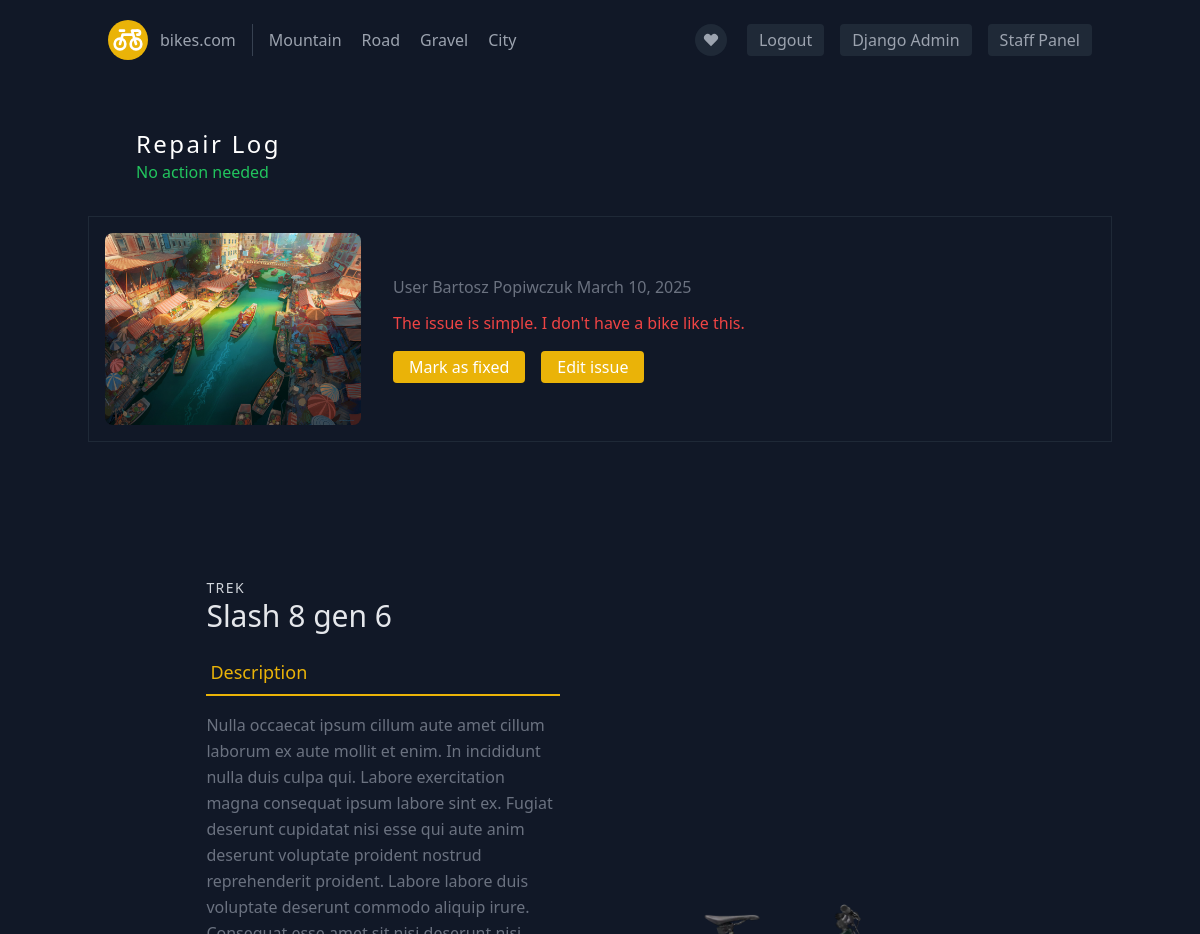
The page /staff/details/6 (signed in, upper part) on the database as committed earlier.
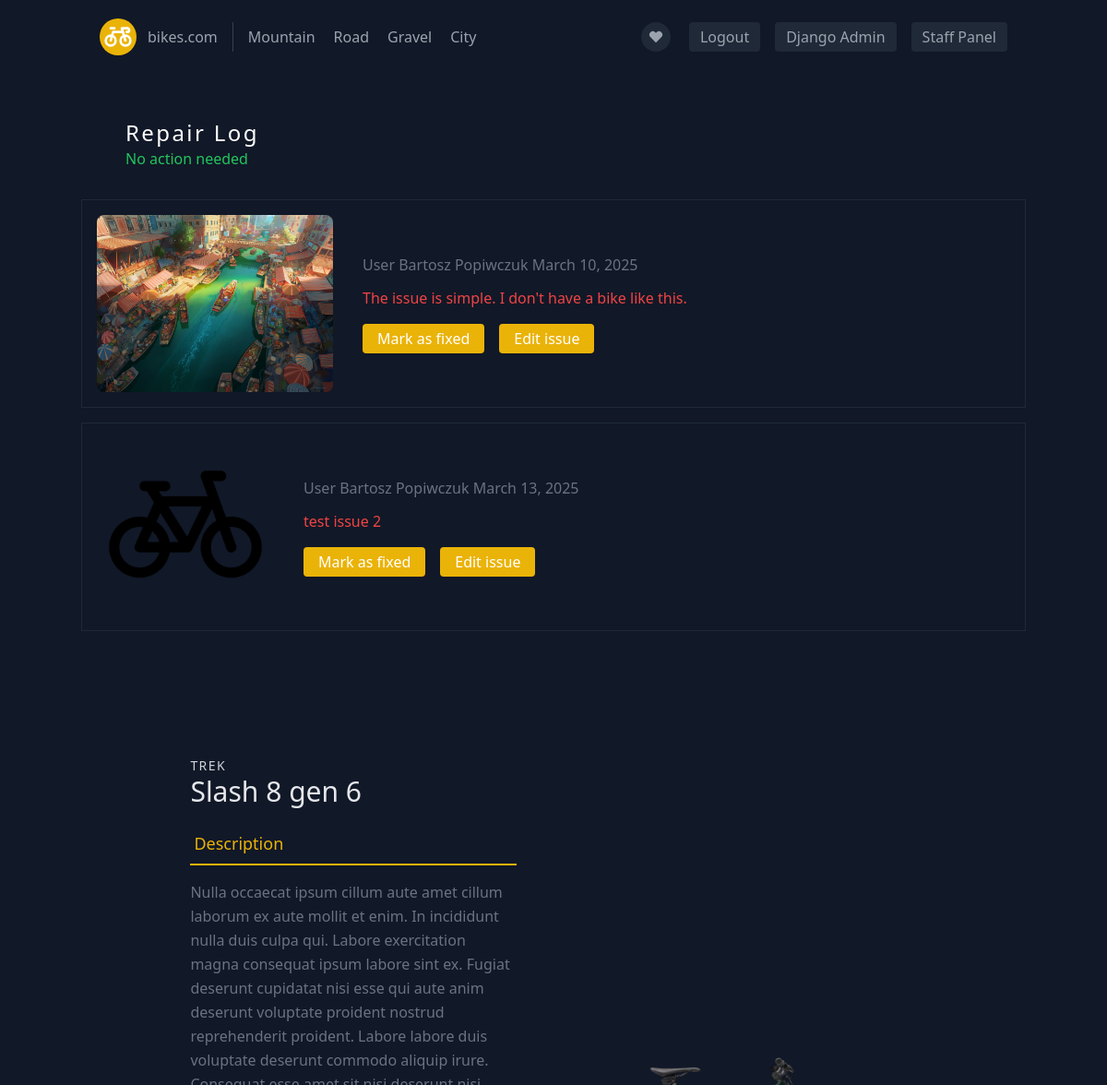
The same page on the database as committed later.
### staff_panel/models.py (models this page shows, shortened)
class Issue(models.Model):
    id = models.AutoField(primary_key=True, editable=False, unique=True)
    bicycle = models.ForeignKey(
        "bike_portfolio.Bicycle", on_delete=models.CASCADE, related_name="repair_logs"
    )
    issue_description = models.TextField(max_length=1000, blank=False, null=False)
    issue_image = models.ImageField(
        default="default.png", upload_to=custom_upload_to, blank=True, null=True
    )
    is_fixed = models.BooleanField(default=False)
    date_reported = models.DateField(auto_now_add=True)
    reported_by = models.ForeignKey(
        get_user_model(),
        on_delete=models.SET_NULL,
        null=True,
        blank=True,
        related_name="reported_issues",
    )
    date_fixed = models.DateField(null=True, blank=True)
    fixed_by = models.ForeignKey(
        get_user_model(),
        on_delete=models.SET_NULL,
        null=True,
        blank=True,
        related_name="fixed_issues",
    )

### users/models.py (models this page shows, shortened)
class CustomUser(AbstractUser):
    id = models.AutoField(primary_key=True, editable=False, unique=True)
    email = models.EmailField(
        max_length=100,
        unique=True,
    )
    phone_number = models.CharField(max_length=13, blank=True, null=True)
    adress_country = models.CharField(max_length=20, blank=True, null=True)
    adress_city = models.CharField(max_length=50, blank=True, null=True)
    adress_street = models.CharField(max_length=50, blank=True, null=True)
    adress_number = models.CharField(max_length=10, blank=True, null=True)
    username = models.CharField(max_length=255, unique=True, blank=True)
    is_staff = models.BooleanField(default=False)
    USERNAME_FIELD = "email"
    REQUIRED_FIELDS = ["first_name", "last_name"]
    def __str__(self) -> str:
        return f"User {self.first_name} {self.last_name}"

### staff_panel/views.py (the view)
# urls.py: path("details/<str:pk>", staff_views.staff_detail, name="staff-detail"),
@staff_member_required
def staff_detail(request, pk):
    bike: Bicycle = Bicycle.objects.get(id=pk)
    context = {
        "website_title": f"bikes.com - Staff Panel - {bike.brand} {bike.line} {bike.model}",
        "bike": bike,
        "issues": bike.repair_logs.filter(is_fixed=False),  # type: ignore
    }
    return render(request, "staff_panel/bike_detail.html", context)

### staff_panel/templates/staff_panel/bike_detail.html (shortened to what this page needs)
{% extends "bike_portfolio/base.html" %}
{% block content %}
<section class="text-gray-400 bg-gray-900 body-font">
  <div class="container p-4 mx-auto">
    <div class="flex flex-col w-full m-8">
      <h1 class="text-2xl font-medium title-font text-white tracking-widest">Repair Log</h1>
      {% if issue is None %}
        <p class="mb-4 text-green-500">No action needed</p>
      {% endif %}
    </div>
    <div class="flex flex-wrap -m-4">
    {% for issue in issues %}
    <div class="p-4 w-full border border-gray-800 hover:border hover:border-gray-900 mb-4">
        <div class="h-full flex sm:flex-row flex-col items-center sm:justify-start justify-center text-center sm:text-left">
          <img alt="team" class="flex-shrink-0 rounded-lg h-48 object-cover object-center" src="{{issue.issue_image.url}}">
          <div class="flex-grow sm:pl-8">
            <h3 class="text-gray-500 mb-3">{{ issue.reported_by }} {{issue.date_reported}}</h3>
            <p class="mb-4 text-red-500 line-clamp-5">{{ issue.issue_description }}</p>
            <span class="inline-flex">
              <form action="{% url 'staff-delete-issue' issue.id %}" method="POST">
                <button class="inline-flex text-white bg-yellow-500 border-0 py-1 px-4 focus:outline-none hover:bg-yellow-600 rounded mr-4">Mark as fixed</button>
              </form>
              <form action="{% url 'staff-edit-issue' issue.id %}" method="GET">
                <button class="inline-flex text-white bg-yellow-500 border-0 py-1 px-4 focus:outline-none hover:bg-yellow-600 rounded mr-4">Edit issue</button>
              </form>
            </span>
          </div>
        </div>
      </div>
    {% endfor %}
    </div>
  </div>
{% include "bike_portfolio/bike_detail_content.html" %}
</section>
{% endblock content %}

Rows that differ between the two databases and show on the page:
added Issue: issue_image (placeholder picture), reported_by "User Bartosz Popiwczuk", date_reported "March 13, 2025", issue_description "test issue 2"
